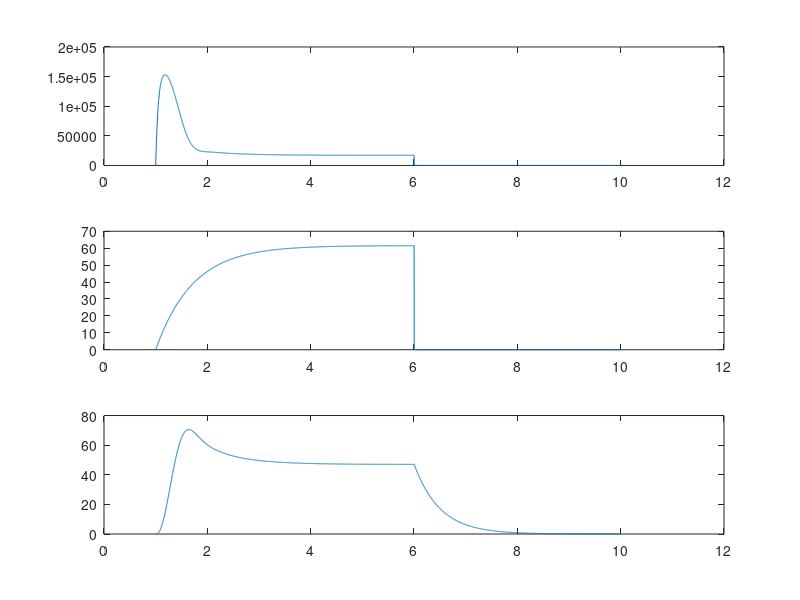

Reproduce this figure in MATLAB.
ra = 4.6e-3;
rfd = 12.1875;
la = 2.38e-4;
lfd = 8.750;
lafd = 0.23;
jm = 2580;
va = 750;
vfd = 750 
ia = 17098
bm = 127;
c0 = 0;
c1 = 5041.7;
c2 = 0;
h = 0.002;
x1(1)=0;
x2(1)=0;
x3(1)=0;

kaa = 1;
kafd = 1;
kcca = 0;
kccfd = 0;


a1 = exp(-(ra/la)*h);
a3 = exp(-(rfd/lfd)*h);
a5 = exp(-(bm/jm)*h);

b1 = (1-a1)/ra;
d1 = -(1-a5)/bm;
b2 = ((1-a3)/rfd);

i = 2;
for k = 1:h:10
    tl(i) = c0 + c1*x3(i-1) + c2*(x3(i-1))^2;
    a2(i) = (1/(rfd*la - ra*lfd))*(lafd*lfd*(a3-a1)*x3(i-1)+(ra*lfd*a1-rfd*la*a3));
    a4(i)= lafd*((1-a5)/bm)*x2(i-1);
    x1(i) = kaa*a1*x1(i-1) + kaa*a2(i)*x2(i-1) + kaa*~kcca*b1*va;
    x2(i) = kafd*a3*x2(i-1) + kafd*~kccfd*b2*vfd;
    x3(i) = a4(i)*x1(i-1) + a5*x3(i-1) + d1*tl(i-1);
    
    if k == 6
        kaa = 0;
        kafd = 0;
        kcca = 0;
        kccfd = 0;
    end
        
    y1(i)= x1(i);
    y2(i)= x2(i);
    y3(i)= x3(i);
    i= i+1;
    
    
end


t=1:h:10.002;
figure(1);
subplot(3,1,1);
plot(t,y1);
subplot(3,1,2);
plot(t,y2);
subplot(3,1,3);
plot(t,y3);

